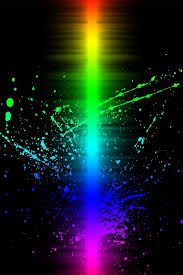
#> input picture O`ReillyCV/BasicImageHandlingAndProcessing/data/images.jpeg, 183 x 275 px
$ python grayscale.py
#> lines starting #> are read from the running program, lines starting #| are printed output that depends on the picture

from PIL import Image
from matplotlib import pylab
from pylab import *
from numpy.ma import array


# read image to array
im = array(Image.open('data/images.jpeg').convert('L'))
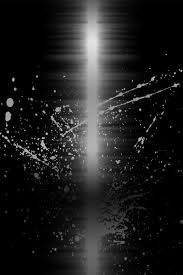
#> im: shape (275, 183); min 0, max 226, mean 31.3

# create a new figure
figure()

# don`t use colors
gray()
imshow(im)
# show contours with origin upper left corner
contour(im, origin='image')
axis('equal')
axis('off')
show()
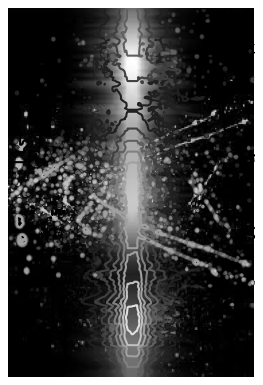
#> figure drawn by matplotlib, 1 panel
